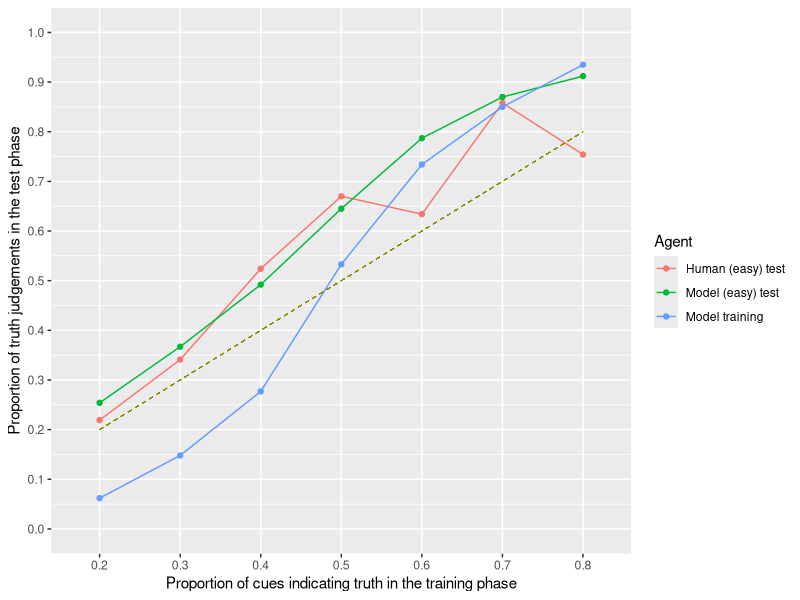

Here is the R script that generated this plot:
setwd("/home/david/Documents/actr7/models")
packages <- c("reshape2", "ggplot2")

for (package in packages) {
    if (!require(package, character.only=T, quietly=T)) {
        install.packages(package, repos="https://www.stats.bris.ac.uk/R/")
        library(package, character.only=TRUE)
    }
}

dat <- read.csv("data.csv", header=TRUE)
dat <- melt(dat,id.vars=c("Agent"))  #melt reshapes it from wide to long

pdf("data.pdf", width=8.0, height=8.0, onefile=FALSE, paper="special")
plt1 <- ggplot(dat, aes(variable, value, group=Agent)) + geom_line(aes(color=Agent)) + geom_point(aes(color=Agent)) + scale_y_continuous(breaks = seq(0, 1, .1), limits = c(0, 1)) + labs(x = "Proportion of cues indicating truth in the training phase") + labs(y = "Proportion of truth judgements in the test phase") + scale_x_discrete(breaks=c("c1","c2","c3","c4","c5","c6","c7"), labels=c("0.2","0.3","0.4","0.5","0.6","0.7","0.8"))
plt1 <- plt1  + geom_segment(aes(x = "c1", y = 0.2, xend = "c7", yend = 0.8), size=0.2, color="yellow4", linetype="dashed")
print(plt1)
dev.off()
